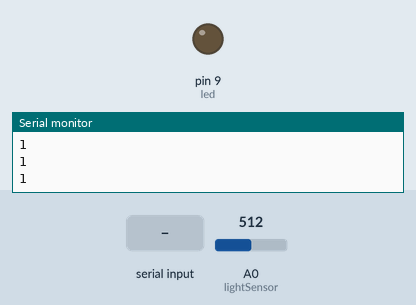
Recording of a sketch running on a simulated Arduino Uno, built with avr-gcc and run on an emulated ATmega328P. On the bench: output pins drawn as LEDs (lit = HIGH), the last lines printed to the serial monitor. The inputs (shaded band) are chosen by the test bench; at power-on: A0 (lightSensor) = 512.

Above: at 1.3 s.
1.4 s: "0" received over Serial
At 2.3 s:
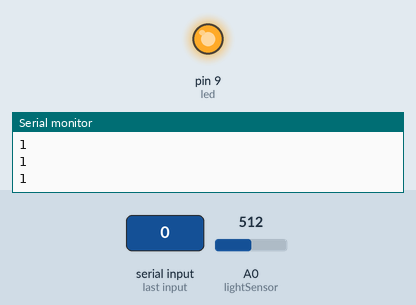
3.5 s: "1" received over Serial
At 5.1 s:
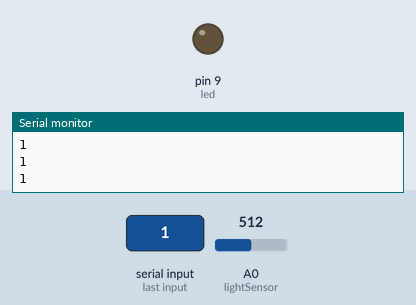
Timing chart, 0 to 6.6 s (numbered marks = the images above; inputs shaded):
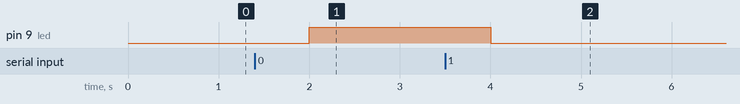

The sketch:

Home_Control.ino
```cpp
#define DARK_MSG 0
#define LIGHT_MSG 1

// define pins
int led = 9;

/*
* sensor returns values between 500 and 1018
* 1018 = dark
* 500 = light
*/
int lightSensor = 0;

// other vars
boolean serialReceived = false;
String receivedString = "";

void setup() {
    Serial.begin(9600);

    pinMode(led, OUTPUT);

    pinMode(0, INPUT);
}

void loop() {
    int lightVal = analogRead(lightSensor);
    if(lightVal >= 980) {
        sendMessage(DARK_MSG);
    } else {
      sendMessage(LIGHT_MSG);
    }

    if(serialReceived == true) {
        if(receivedString == "0") {
            digitalWrite(led, HIGH);
        } else if(receivedString == "1") {
            digitalWrite(led, LOW);
        }
        receivedString = "";
        serialReceived = false;
    }
}

void sendMessage(int message) {
    Serial.println(message);
    delay(500);
}

void serialEvent() {
    while(Serial.available()) {
        char incomingChar = (char)Serial.read();

        receivedString += incomingChar;

        serialReceived = true;
    }
}
```

Measured:
- after the input at 1.4 s, pin 9 (led): LOW → HIGH after 0.60 s
- after the input at 3.5 s, pin 9 (led): HIGH → LOW after 0.50 s
